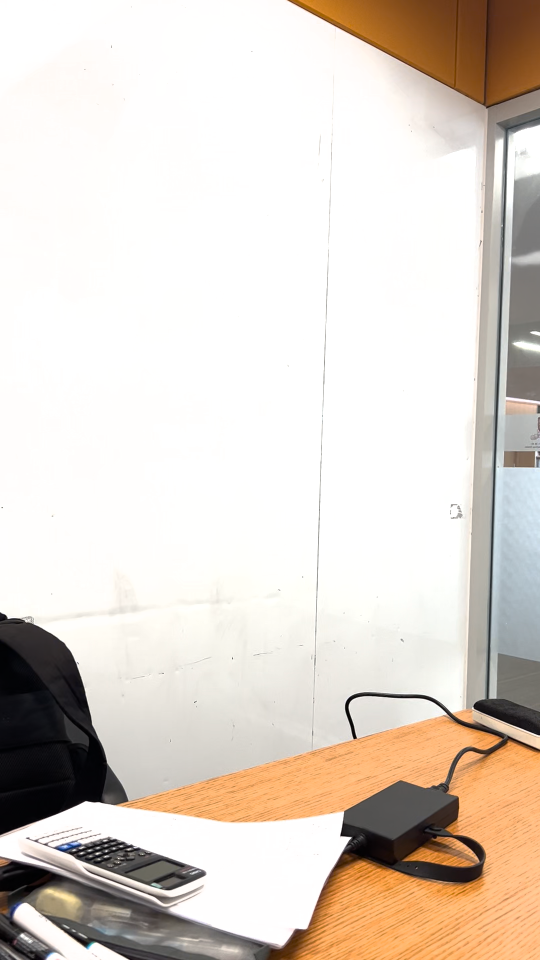
#> input picture frame 10 of videos/7.18_3.MOV, 1080 x 1920 px, given in place of IMG_4804.MOV, which was not available (shown at 1/2 size)
$ python framing.py
#> lines starting #> are read from the running program, lines starting #| are printed output that depends on the picture; pictures that were not available may be replaced by others from this repository, and a replacement may not be noted
# this file realize selecting frames from a video

import cv2 as cv2
import numpy as np

class Frame_selector:

    def __init__(self):
        ''' basic'''
        self.path = None             # path of the video
        self.frame_set_proxy = None  # array of all frames ndarray
        self.frame_set_origin = None # frames without compression
        self.L = None                # total number of frames
        self.selected_frames = []    # indexes of interest frames
        self.f = None
        ''' criterion'''
        self.sift_thres = None       # threshold of ratio test
        self.max_length = None       # maxlength of interest points
        self.interest_thres = None   # threshold of number of interest points

    def set_path(self, path):
        self.path = path

    def set_focal(self, focal):
        self.f = focal

    # [4 lines left out: function set_threshold, not called in this run]

    def load_vedio(self, proxy_compress=1):
        ''' read video file, return ndarray containing frames'''
#> called with proxy_compress = 5
        capture = cv2.VideoCapture(self.path)
        frame_set_proxy  = []
        frame_set_origin = []

        while True:
            isTrue, frame = capture.read()
#> frame is the input picture: shape (1920, 1080, 3); mean B, G, R 203.5, 212.7, 222.3

            if isTrue:
                ''' record the frame_set'''
                h,w = frame.shape[:2]
#> h = 1920; w = 1080
                frame = cv2.rotate(frame, cv2.ROTATE_180)
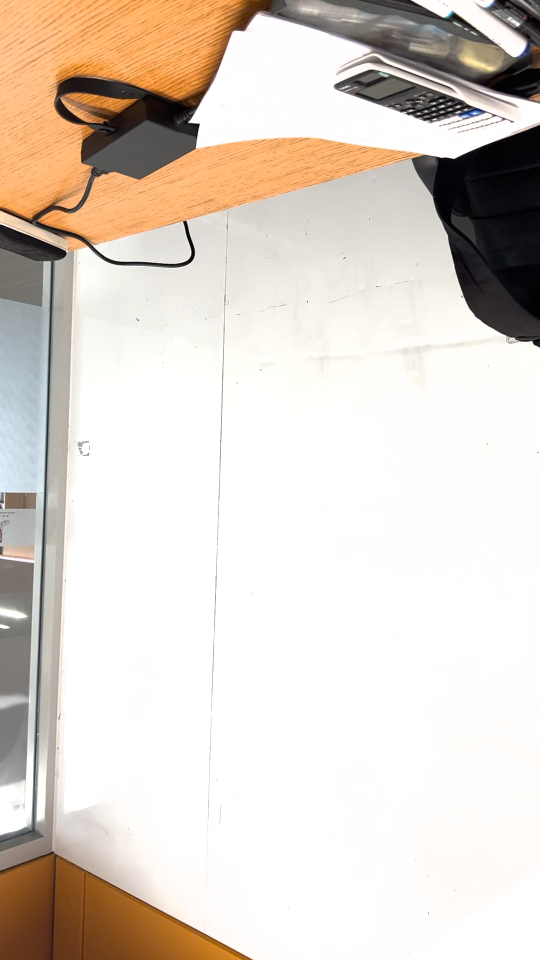
#> frame: shape (1920, 1080, 3) (shown at 1/2 size); mean B, G, R 203.5, 212.7, 222.3
                frame_set_origin.append(frame) # original
                frame_cps = cv2.resize(frame, dsize = (w//proxy_compress, h//proxy_compress), interpolation=cv2.INTER_CUBIC)
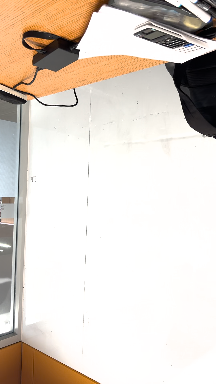
#> frame_cps: shape (384, 216, 3); mean B, G, R 203.5, 212.7, 222.3
                frame_set_proxy.append(frame_cps)    # compressed

            else:
                break

        capture.release()
        cv2.destroyAllWindows()

        self.frame_set_proxy  = np.array(frame_set_proxy)
        self.frame_set_origin = np.array(frame_set_origin)
        self.L        = len(frame_set_proxy)

        return self.frame_set_proxy, self.frame_set_origin, self.L

    # [46 lines left out: functions play_video, display_frame, __sift_matching, not called in this run]

    def __get_criterion(self, idx1, idx2):
        '''generate a function of criterion for interest point'''
        return 200 * self.interest_thres * np.log1p((idx2-idx1)) / self.L
        # return self.interest_thres

    # [6 lines left out: function __reach_critirion, not called in this run]

    # binary search on frame_set -------------------------------------------------

    def search_frames(self):
        ''' search in all the frames'''
        self._search_frames(0, self.L-1)

    # [51 lines left out: functions _search_frames, __search, print_selected, output_selected_frames, not called in this run]


VV = Frame_selector()
VV.set_path('video\IMG_4804.MOV')
VV.set_focal(28)
VV.load_vedio(proxy_compress=5)
VV.set_threshold(sift_thres=0.5, max_length=50, interest_thres=10)
# VV.play_video()
# VV.display_frame(100)
VV.search_frames()
VV.print_selected()
frames = VV.output_selected_frames(show=True, if_original=False)

$ run again, starting later in the video
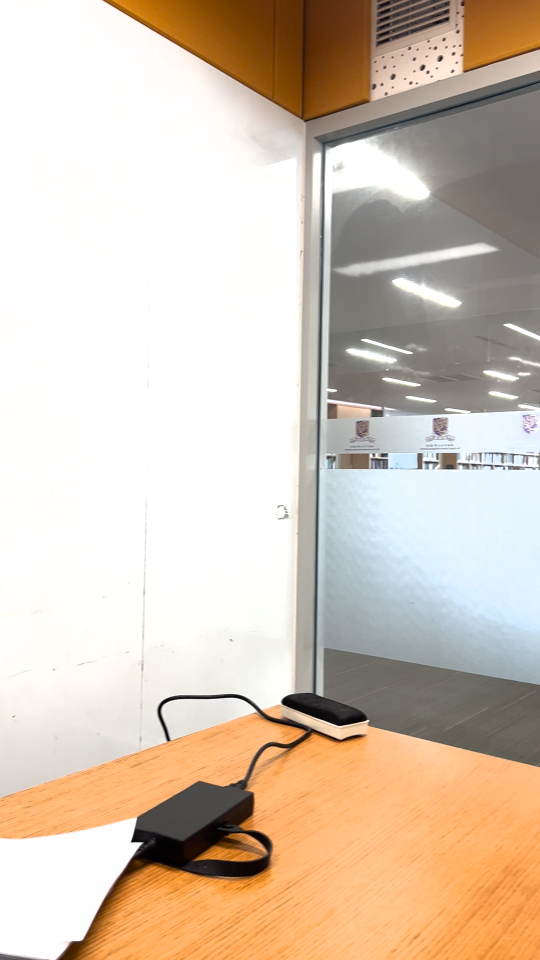
#> input picture frame 47 of videos/7.18_3.MOV, 1080 x 1920 px, given in place of IMG_4804.MOV, which was not available (shown at 1/2 size)
#> in load_vedio, frame is the input picture: shape (1920, 1080, 3); mean B, G, R 181.8, 198, 214
#> in load_vedio, `frame = cv2.rotate(frame, cv2.ROTATE_180)`:
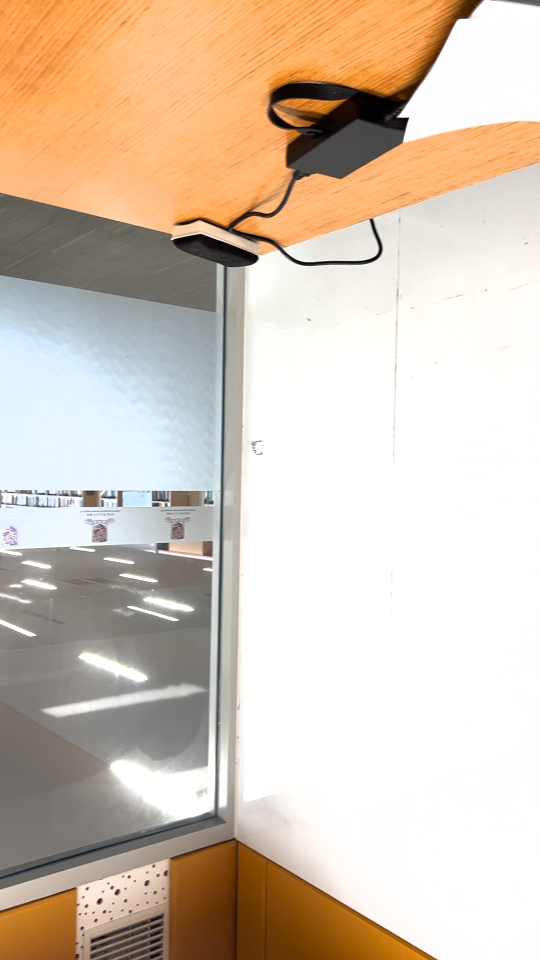
#> frame: shape (1920, 1080, 3) (shown at 1/2 size); mean B, G, R 181.8, 198, 214
#> in load_vedio, `frame_cps = cv2.resize(frame, dsize = (w//proxy_compress, h//proxy_com..`:
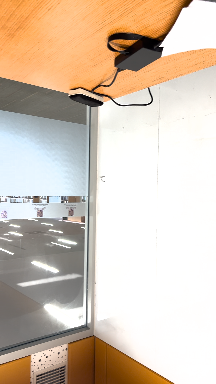
#> frame_cps: shape (384, 216, 3); mean B, G, R 181.8, 198, 214

$ run again, starting later in the video
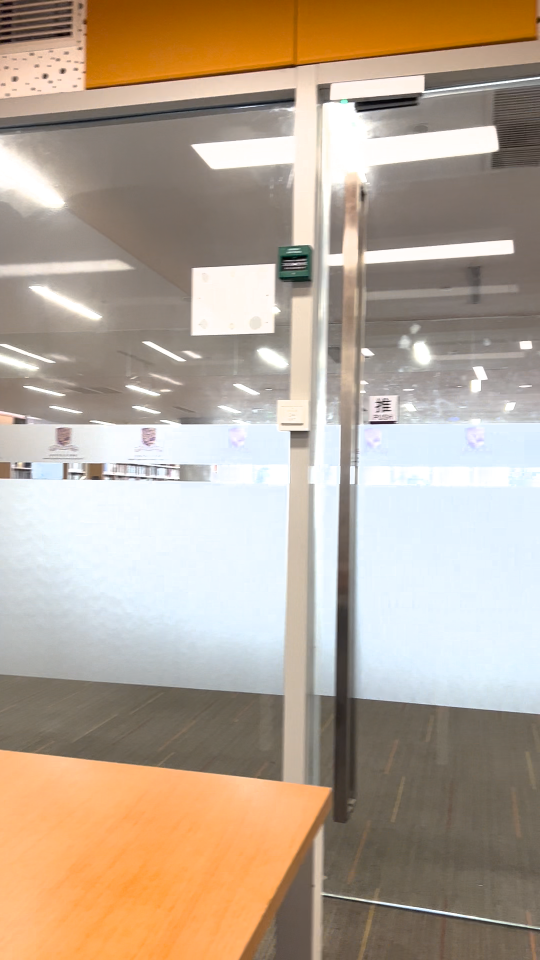
#> input picture frame 84 of videos/7.18_3.MOV, 1080 x 1920 px, given in place of IMG_4804.MOV, which was not available (shown at 1/2 size)
#> in load_vedio, frame is the input picture: shape (1920, 1080, 3); mean B, G, R 148.8, 166.1, 182.4
#> in load_vedio, `frame = cv2.rotate(frame, cv2.ROTATE_180)`:
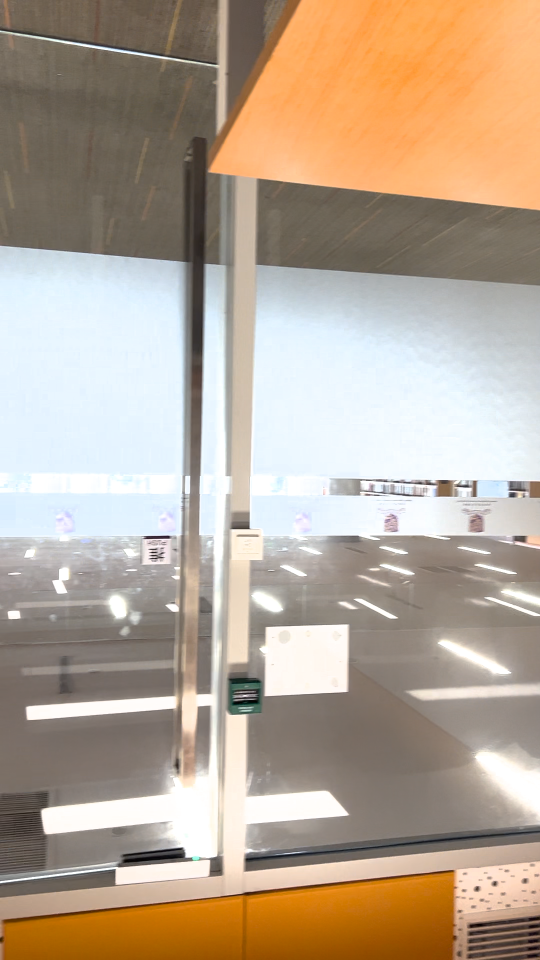
#> frame: shape (1920, 1080, 3) (shown at 1/2 size); mean B, G, R 148.8, 166.1, 182.4
#> in load_vedio, `frame_cps = cv2.resize(frame, dsize = (w//proxy_compress, h//proxy_com..`:
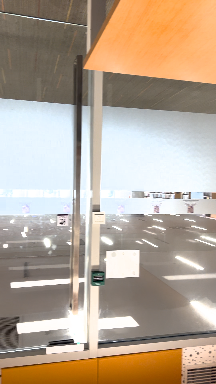
#> frame_cps: shape (384, 216, 3); mean B, G, R 148.7, 166, 182.3
